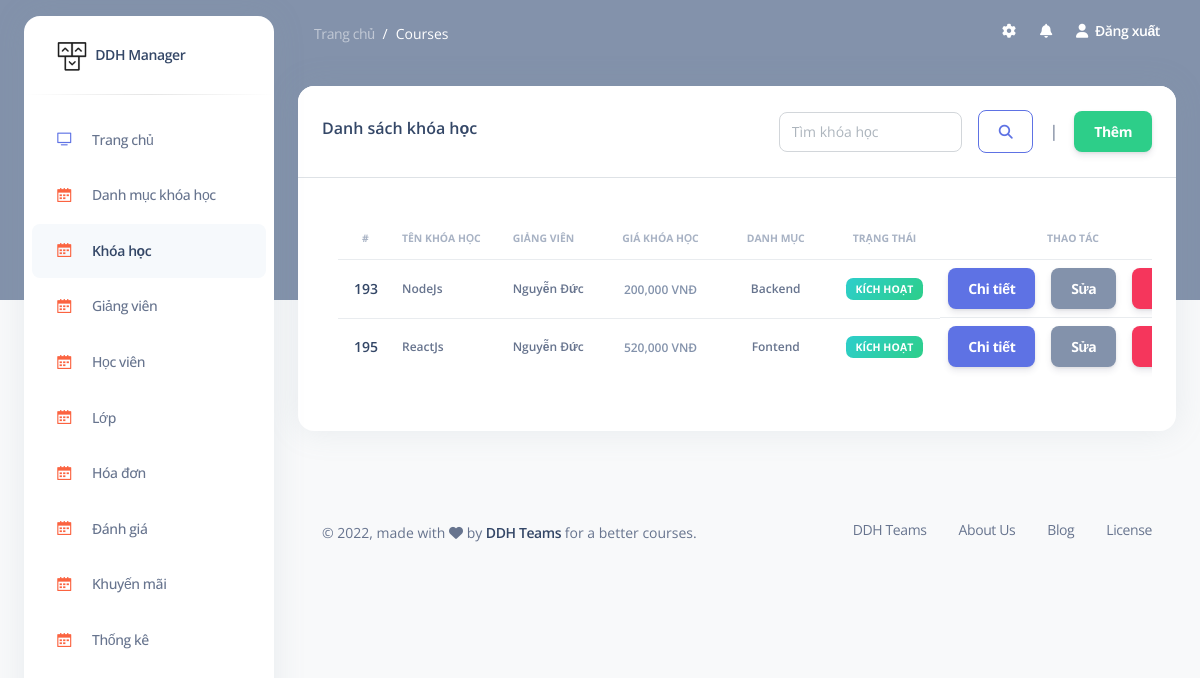
The app's page /admin/courses (signed in), older data.
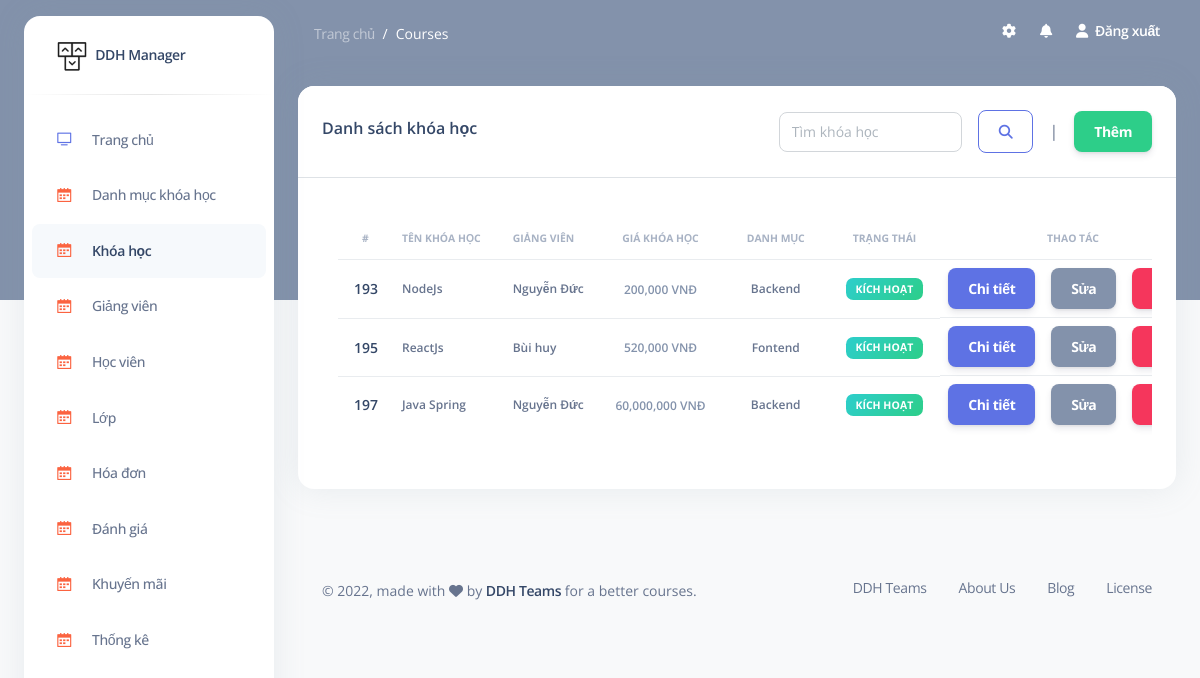
The same page, newer data.
### tables this page shows
CREATE TABLE `courses` (
                           `id` int NOT NULL,
                           `name_course` varchar(255) DEFAULT NULL,
                           `price_course` int DEFAULT NULL,
                           `image_course` varchar(255) DEFAULT NULL,
                           `status_course` tinyint DEFAULT '1',
                           `description_course` text,
                           `quote` text,
                           `discount` smallint DEFAULT '0',
                           `created_at` timestamp NULL DEFAULT NULL,
                           `updated_at` timestamp NULL DEFAULT NULL,
                           `id_category` int DEFAULT NULL,
                           `id_teacher` int DEFAULT NULL
);

CREATE TABLE `teachers` (
                            `id` int NOT NULL,
                            `name_teacher` varchar(255) DEFAULT NULL,
                            `email_teacher` varchar(255) DEFAULT NULL,
                            `phone_teacher` varchar(255) DEFAULT NULL,
                            `password_teacher` varchar(255) DEFAULT NULL,
                            `image_teacher` varchar(255) DEFAULT NULL,
                            `about_teacher` text,
                            `scope_teacher` text,
                            `role` tinyint DEFAULT '0',
                            `created_at` timestamp NULL DEFAULT NULL,
                            `updated_at` timestamp NULL DEFAULT NULL,
                            `status_teacher` tinyint DEFAULT '0'
);

CREATE TABLE `categories` (
                              `id` int NOT NULL,
                              `name_category` varchar(255) DEFAULT NULL
);

### models/admin/courses.php (called while the page is built, shortened)
<?php
    function courses_read(){
        $sql = "SELECT courses.*,teachers.name_teacher,categories.name_category
            FROM `courses`
            INNER JOIN teachers ON teachers.id = courses.id_teacher
            INNER JOIN categories ON courses.id_category = categories.id
        ";
        return query($sql);
    }
?>

### models/process_db.php (called while the page is built, shortened)
<?php
    function connect(){
        $conn = null;
        try {
            $conn = new PDO("mysql:host=".DB_HOST.";dbname=".DB_NAME."", DB_USER, DB_PASS);
            $conn->setAttribute(PDO::ATTR_ERRMODE, PDO::ERRMODE_EXCEPTION);
        }catch(PDOException $e){
            echo "Connection failed: " . $e->getMessage();
        }
        return $conn;
    }
    function query($sql){
        $sql_args = array_slice(func_get_args(), 1);
        try {
            $stmt = connect()->prepare($sql);
            $stmt->execute($sql_args);
            $rows = $stmt->fetchAll();
            return $rows;
        } catch (PDOException $e) {
            throw $e;
        }
    }
?>

### views/admin/courses/read.php (the view, shortened to what the changed rows need)
<section class="container-fluid py-4">
    <div class="row">
        <div class="col-12">
            <div class="card mb-4">
                <div class="card-body ">
                    <div class="table-responsive p-3">
                        <table class="table align-items-center " id="examplee">
                            <thead>
                                <tr>
                                    <th class="text-uppercase text-secondary text-xxs font-weight-bolder opacity-7">#</th>
                                    <th class="text-uppercase text-secondary text-xxs font-weight-bolder opacity-7 ps-2">Tên khóa học</th>
                                    <th class="text-uppercase text-secondary text-xxs font-weight-bolder opacity-7 ps-2">Giảng viên</th>
                                    <th class="text-center text-uppercase text-secondary text-xxs font-weight-bolder opacity-7">Giá khóa học</th>
                                    <th class="text-center text-uppercase text-secondary text-xxs font-weight-bolder opacity-7">Danh mục</th>
                                    <th class="text-center text-uppercase text-secondary text-xxs font-weight-bolder opacity-7">Trạng thái</th>
                                    <th class="text-center text-uppercase text-secondary text-xxs font-weight-bolder opacity-7">Thao tác</th>
                                </tr>
                            </thead>
                            <tbody>
                                <?php if(!empty($courses_read)){ ?>
                                    <?php foreach ($courses_read as $keys => $values): ?>
                                    <tr>
                                        <td>
                                            <div class="d-flex px-2 py-1">
                                                <div class="d-flex flex-column justify-content-center">
                                                    <h6 class="mb-0 text-sm"><?= $values['id'] ?></h6>
                                                </div>
                                            </div>
                                        </td>
                                        <td><p class="text-xs font-weight-bold mb-0"><?= $values['name_course'] ?></p></td>
                                        <td><p class="text-xs font-weight-bold mb-0"><?= $values['name_teacher'] ?></p></td>
                                        <td class="align-middle text-center">
                                            <span class="text-secondary text-xs font-weight-bold"><?= number_format($values['price_course'], 0, '', ',') ?> VNĐ</span>
                                        </td>
                                        <td><p class="text-xs font-weight-bold mb-0 text-center"><?= $values['name_category'] ?></p></td>
                                        <td class="align-middle text-center text-sm">
                                            <?=
                                                $values['status_course'] == 0
                                                ? '<span class="badge badge-sm bg-gradient-success">Kích hoạt</span>'
                                                : '<span class="badge badge-sm bg-gradient-warning">Chưa kích hoạt</span>'
                                            ?>
                                        </td>
                                        <td class="align-middle text-center d-flex justify-content-center align-items-center">
                                            <span class="text-secondary text-xs font-weight-bold"><a class="btn btn-primary m-0" href="<?= COURSES ?>/detail/<?= $values['id'] ?>">Chi tiết</a></span>&emsp;
                                            <span class="text-secondary text-xs font-weight-bold"><a class="btn btn-secondary m-0" href="<?= COURSES ?>/update/<?= $values['id'] ?>">Sửa</a></span>&emsp;
                                            <span class="text-secondary text-xs font-weight-bold">
                                                <form action="<?= COURSES ?>/destroy/<?= $values['id'] ?>" method="post">
                                                    <button onclick="return confirm('Bạn muốn xóa khóa học <?= $values['name_course'] ?> ?')" class="btn btn-danger m-0">Xóa</button>
                                                </form>
                                            </span>
                                        </td>
                                    </tr>
                                    <?php endforeach; ?>
                                <?php } ?>
                            </tbody>
                        </table>
                    </div>
                </div>
            </div>
        </div>
    </div>
</section>

Row changes from the older to the newer data that the page shows:
changed courses "ReactJs": id_teacher.name_teacher "Nguyễn Đức" → "Bùi huy"
added courses: id "197", name_course "Java Spring", id_teacher.name_teacher "Nguyễn Đức", price_course "60,000,000", id_category.name_category "Backend", status_course "KÍCH HOẠT"
